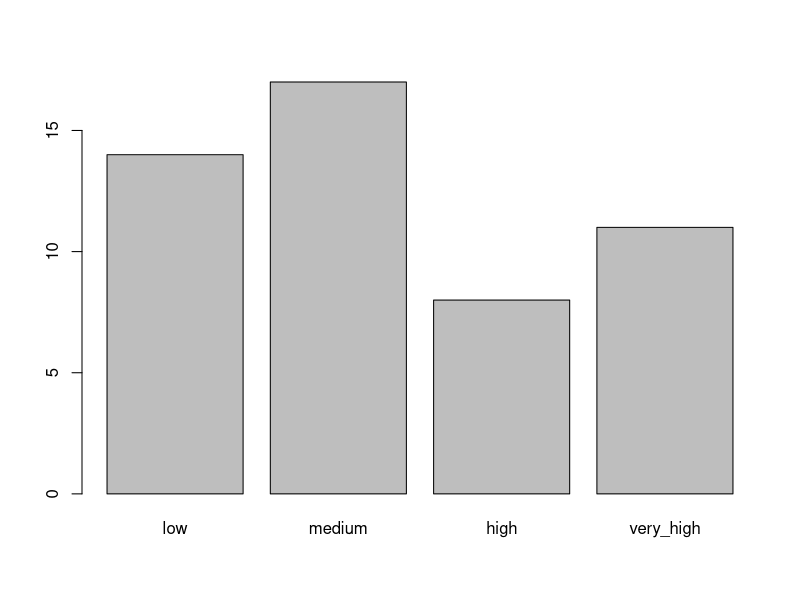
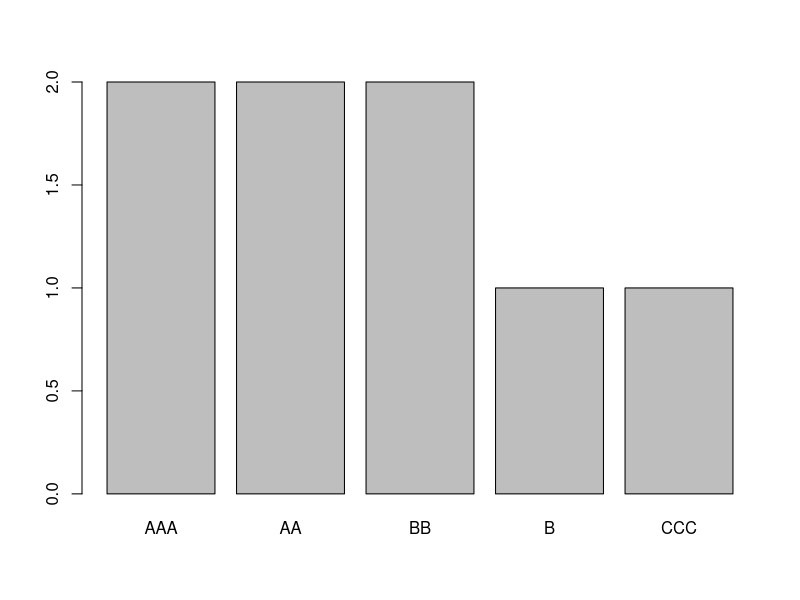
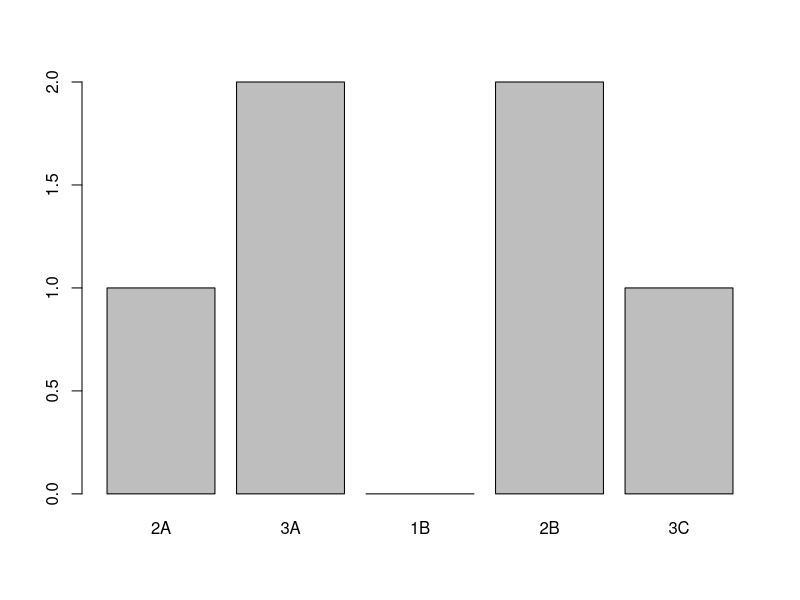
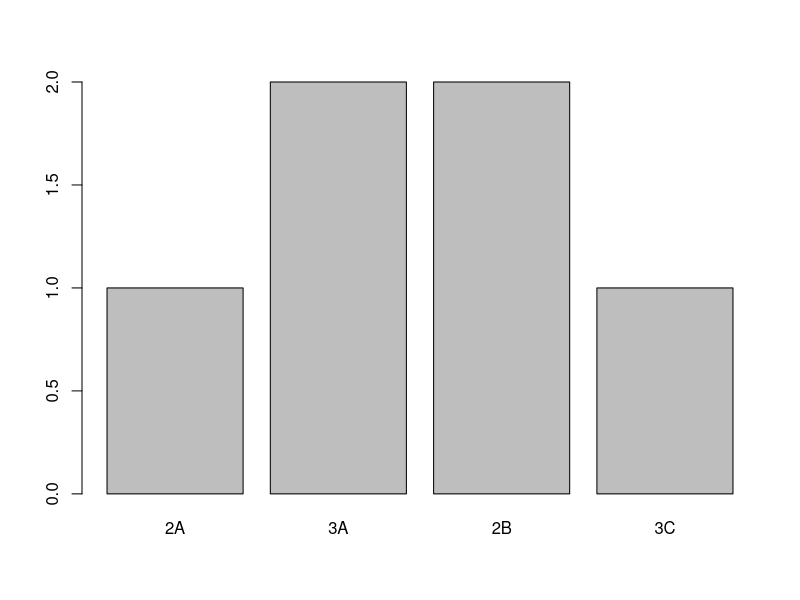

The R source for these figures, in order:
## ---- chunk 1
# numeric type
ibm_stock <- c(159.82, 160.02, 159.84)

# character type
finance <- c("stocks", "bonds",  "investments")

# logical 
logic <- c(TRUE, FALSE, TRUE)
## ---- chunk 2
a <- c(1L , "I am a character")
typeof(a)

b <- c(TRUE, "Hello")
typeof(b)

c <- c(FALSE, 2)
typeof(c)
## ---- chunk 3
returns <-  c(5, 7)
weights <- c(0.4, 0.6)
names(returns) <-  c("apple", "ibm")
names(weights) <-  c("apple", "ibm")
returns
weights

portfolio_return <- sum(returns * weights)
portfolio_return
## ---- chunk 4
return <- c(5, 2, 3, 7, 8, 3, 5, 9, 1, 4, 6, 3)
return[2] #2nd element
return[3:6] #3rd to 6th element
return[-1] # omit first element

# if we have col names 
names(return) <- c("Jan", "Feb", "Mar", "Apr", "May", "Jun", "Jul", "Aug", "Sep", "Oct", "Nov", "Dec")
return[c("Feb", "Mar")]
## ---- chunk 5
v <- c(1, 2, 3, 4)
matrix(v, nrow = 2, ncol = 2) # notice the matrix is filled by col by default

matrix(v, nrow = 2, ncol = 2, byrow = T) # we can specify byrow = TRUE if we want matrix to be filled by row
## ---- chunk 6
apple <- c(109.49, 109.90, 109.11, 109.95, 111.03)
ibm <- c(159.82, 160.02, 159.84, 160.35, 164.79)
microsoft  <-  c(59.20, 59.25, 60.22, 59.95, 61.37)
cbind(apple, ibm) # column bind
rbind(apple, ibm) # row bind
## ---- chunk 7
cor(apple, ibm) # value close to 1 means that stocks of apple and ibm move closely together 
stocks <- cbind(apple, ibm, microsoft)
cor(stocks) #  returned a matrix that shows all of the possible pairwise correlations
## ---- chunk 8
stocks[2, ] # select 2nd row and all columns
stocks[, 2] # select all rows and 2nd column
stocks[c(1,2), ] # select 1st, 2nd row and all columns
stocks[, c(1,2)] # select all rows and 1st, 2nd column
stocks[c(1,2), c(1,2)] # select 1st, 2nd rows and columns
## ---- chunk 9
company <- c("A", "A", "A", "B", "B", "B", "B")
cash_flow <- c(1000, 4000, 550, 1500, 1100, 750, 6000)
year <- c(1, 3, 4, 1, 2, 4, 5)
cash <- data.frame(
    company = company,
    cash_flow = cash_flow, 
    year = year)
cash
## ---- chunk 10
cash[3,2] #thrid row and 2nd col 
cash[5,"year"] #fifth row and year col

# can access cols like this as well
cash$year

cash$cash_flow *2 # manipulate data
cash$company <- NULL # delete col
cash

cash <- data.frame(
    company = company,
    cash_flow = cash_flow, 
    year = year)
subset(cash, company == "B") # subsetting dataframe
subset(cash, year == 1)
## ---- chunk 11
# Quarter cash flow scenario
cash$quarter_cash <- cash$cash_flow * .25

# Double year scenario
cash$double_year <- cash$year * 2
cash
## ---- chunk 12
# Present value of $4000, in 3 years, at 5%
present_value_4k <- 4000 * (1.05) ^ -3

# Present value of all cash flows
cash$present_value <- cash$cash_flow * (1.05) ^ -cash$year
cash

# Total present value of cash
total_pv <- sum(cash$present_value)

# Company B information
cash_B <- subset(cash, company == "B")

# Total present value of cash_B
total_pv_B <- sum(cash_B$present_value)
total_pv_B
## ---- chunk 13
credit_rating <- c("BB", "AAA", "AA", "CCC", "AA", "AAA", "B", "BB")
credit_factor <- factor(credit_rating)

# factor levels
levels(credit_factor)
levels(credit_factor) <- c("2A", "3A", "1B", "2B", "3C")
credit_factor
## ---- chunk 14
AAA_rank <- as.numeric(c("31", "48", "100", "53", "85", "73", "62", "74", "42", "38", "97", "61", "48", "86", "44", "9", "43", "18", "62", "38", "23", "37", "54", "80", "78", "93", "47", "100", "22", "22", "18", "26", "81", "17", "98", "4", "83", "5", "6", "52", "29", "44", "50", "2", "25", "19", "15", "42", "30", "27"))

AAA_factor <- cut(x = AAA_rank, breaks = c(0, 25, 50, 75, 100))
levels(AAA_factor) <- c("low", "medium", "high", "very_high")
plot(AAA_factor)
## ---- chunk 15
unique(credit_rating)
credit_factor_ordered <- factor(credit_rating, ordered = TRUE, levels = c('AAA','AA','BB','B','CCC'))
plot(credit_factor_ordered)
## ---- chunk 16
# Remove the A bonds at positions 3 and 7. Don't drop the A level.
keep_level <- credit_factor[-c(3,7)] # look at levels

# Plot keep_level
plot(keep_level)

# Remove the A bonds at positions 3 and 7. Drop the A level.
drop_level <- credit_factor[-c(3,7), drop = TRUE]

# Plot drop_level
plot(drop_level)
## ---- chunk 17
credit_rating <- c("AAA", "A", "BB")
bond_owners <- c("Dan", "Tom", "Joe")
bonds <- data.frame(credit_rating, bond_owners, stringsAsFactors = FALSE)

# Then convert the relevant col to factor
bonds$credit_factor <- factor(bonds$credit_rating, ordered = TRUE, levels = c("AAA","A","BB"))
## ---- chunk 18

name <- "Apple and IBM"
apple <- c(109.49, 109.90, 109.11, 109.95, 111.03)
ibm <- c(159.82, 160.02, 159.84, 160.35, 164.79)
cor_matrix <- cor(cbind(apple, ibm))
portfolio <- list(name, apple, ibm, cor_matrix)
portfolio
## ---- chunk 19
names(portfolio) <- c("portfolio_name", "apple", "ibm", "correlation")
## ---- chunk 20
portfolio[c(2,3)]
portfolio$correlation
## ---- chunk 21
portfolio$weight <- c(apple = 0.20, ibm = 0.80) # weights to portfolio
portfolio
## ---- chunk 22
portfolio$ibm <- NULL
portfolio
## ---- chunk 23
cash <- data.frame(
    company = rep(c("A","B"),each = 2),
    cash_flow = c(1000, 4000, 200, 500),
    year = c(1,3, 1,2)
)

grouping <- cash$company
split_cash <- split(cash, grouping)

original_cash <- unsplit(split_cash, grouping) # back to original
original_cash
## ---- chunk 24
split_cash$B$cash_flow
split_cash$B$cash_flow <- 0
cash_no_A <- unsplit(split_cash, grouping)
cash_no_A
## ---- chunk 25
my_matrix <- matrix(c(1,2,3,4,5,6), nrow = 2, ncol = 3)
rownames(my_matrix) <- c("Row1", "Row2")
colnames(my_matrix) <- c("Col1", "Col2", "Col3")

my_factor <- factor(c("A", "A", "B"), ordered = T, levels = c("A", "B"))

attributes(my_matrix)
attr(my_matrix, which = "dim")
attributes(my_factor)
